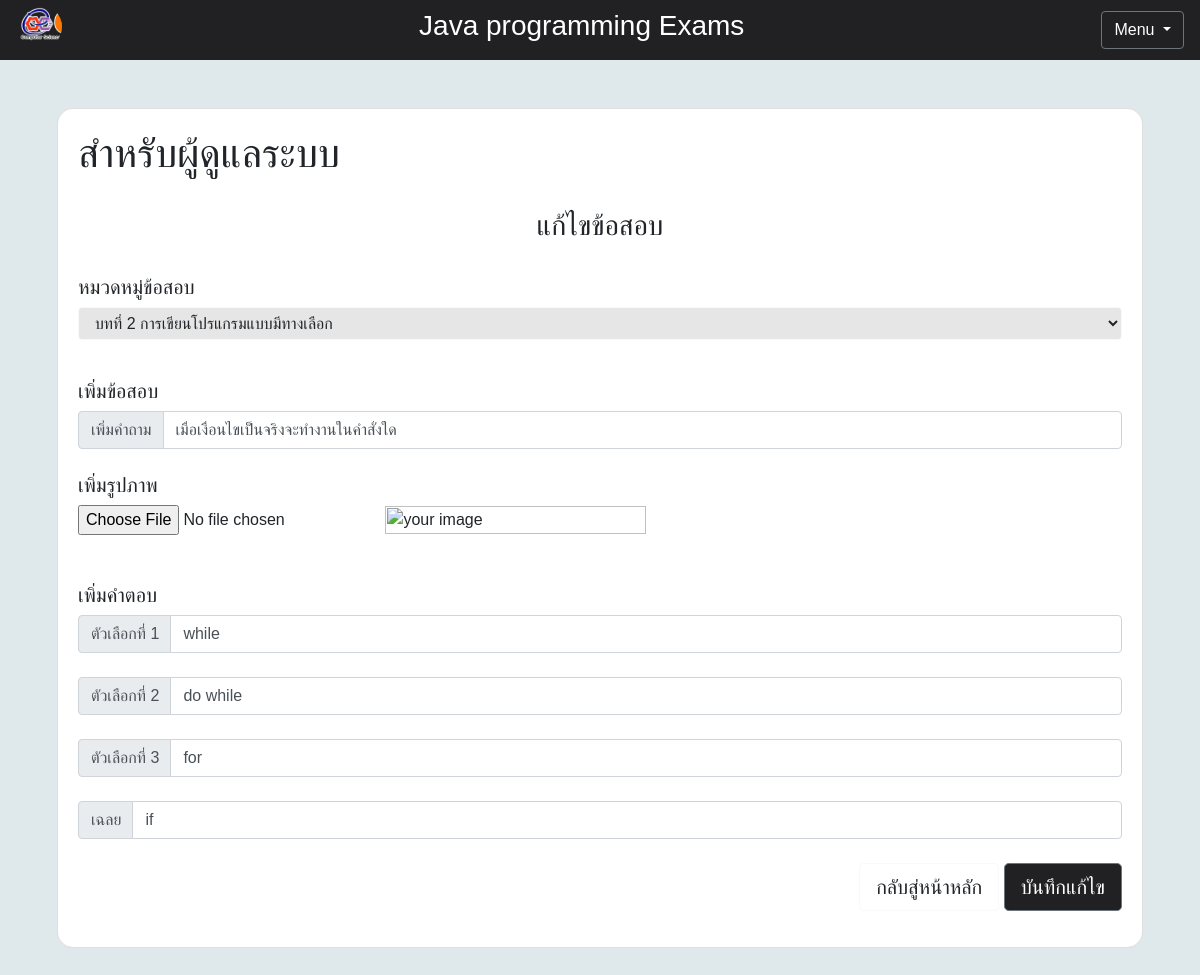
/index.php/Administator/edit2/1, run on the app's committed database.
### tables this page shows
CREATE TABLE `quiz_choice2` (
  `quiz_ID` int(11) NOT NULL,
  `ca_quiz` int(11) NOT NULL,
  `question` text NOT NULL,
  `img_question` text NOT NULL,
  `choice1` text NOT NULL,
  `choice2` text NOT NULL,
  `choice3` text NOT NULL,
  `answer` text NOT NULL
);

### application/controllers/Administator.php (called while the page is built, shortened)
<?php
class Administator extends CI_Controller
{
    function __construct()
    {
        $this->load->database();
        $this->load->model('adminmodel');
        $this->load->library('pagination');
    }
    public function edit2($quiz_ID)
    {
        $data['questedit'] = $this->adminmodel->read2($quiz_ID);
        $this->load->view('css');
        $this->load->view('navbar_Admin');
        $this->load->view('dbedit/dashboardEdit2', $data);
    }
}

### index.php (called while the page is built, shortened)
<?php
require_once BASEPATH.'core/CodeIgniter.php';

### application/models/adminmodel.php (called while the page is built, shortened)
<?php if (!defined('BASEPATH')) exit('No direct script access allowed');
class adminmodel extends CI_Model
{
	public function read2($quiz_ID)
	{
		$this->db->select('*');
		$this->db->from('quiz_choice2');
		$this->db->where('quiz_ID', $quiz_ID);
		$query = $this->db->get();
		if ($query->num_rows() > 0) {
			$data = $query->row();
			return $data;
		}
		return FALSE;
	}
}

### application/views/dbedit/dashboardEdit2.php (the view, shortened to what this page needs)
<link href="https://cdn.jsdelivr.net/npm/bootstrap@5.1.3/dist/css/bootstrap.min.css" rel="stylesheet">
<link rel="stylesheet" href="https://cdn.jsdelivr.net/npm/bootstrap@4.6.2/dist/css/bootstrap.min.css">
<link rel="stylesheet" href="css/style.css">
<link class="jsbin" href="http://ajax.googleapis.com/ajax/libs/jqueryui/1/themes/base/jquery-ui.css" rel="stylesheet" type="text/css" />
<div style="background-color:DFE9EC;">
    <div class="container" style="background-color:DFE9EC;">
        <div class="row">
            <div class="mx-auto">
                <div class="container py-5 h-100">
                    <div class="row d-flex justify-content-center align-items-center ">
                        <div class="col-sm-50 col-md-12">
                            <div class="card shadow-10-strong" style="border-radius: 1rem;">
                                <div class="card-body">
                                    <h1>สำหรับผู้ดูแลระบบ</h1>
                                    <br>
                                    <h3 class="text-center">แก้ไขข้อสอบ</h3>
                                    <br>
                                    <h5>หมวดหมู่ข้อสอบ</h5>
                                    <form action="<?php echo site_url('Administator/editupdate2'); ?>" method="post" class="form-horizontal" enctype="multipart/form-data">
                                        <select class="container btn btn-light dropdown-toggle float-md-left " id="select" data-toggle="dropdown" style="background-color:E6E6E6; text-align:left;" name="selectunit" value="<?php echo $questedit->ca_quiz; ?> ">
                                            <option value="2">บทที่ 2 การเขียนโปรแกรมแบบมีทางเลือก</option>
                                        </select>
                                        <br><br><br>
                                        <h5>เพิ่มข้อสอบ</h5>
                                        <div class="input-group">
                                            <div class="input-group-prepend">
                                                <span class="input-group-text">เพิ่มคำถาม</span>
                                            </div>
                                            <input class="form-control" type="text" name="questionadd" aria-label="With textarea" value="<?php echo $questedit->question; ?>"></input>
                                        </div>
                                        <br>
                                        <h5>เพิ่มรูปภาพ</h5>
                                        <input type="file" id="img" name="img" accept="image/*" onchange="readURL(this); ">
                                        <img id="blah" class="img" src="<?php echo base_url('img'); ?>/<?php echo $questedit->img_question; ?>" alt="your image" width="50%" height="50% " />
                                        <br><br><br>
                                        <h5>เพิ่มคำตอบ</h5>
                                        <div class="input-group">
                                            <div class="input-group-prepend">
                                                <span class="input-group-text">ตัวเลือกที่ 1 </span>
                                            </div>
                                            <input type="text" name="c1" class="form-control" value="<?php echo $questedit->choice1; ?> ">
                                        </div>
                                        <br>
                                        <div class="input-group">
                                            <div class="input-group-prepend">
                                                <span class="input-group-text">ตัวเลือกที่ 2 </span>
                                            </div>
                                            <input type="text" name="c2" class="form-control" value="<?php echo $questedit->choice2; ?> ">
                                        </div>
                                        <br>
                                        <div class="input-group">
                                            <div class="input-group-prepend">
                                                <span class="input-group-text">ตัวเลือกที่ 3 </span>
                                            </div>
                                            <input type="text" name="c3" class="form-control" value="<?php echo $questedit->choice3; ?> ">
                                        </div>
                                        <br>
                                        <div class="input-group">
                                            <div class="input-group-prepend">
                                                <span class="input-group-text">เฉลย </span>
                                            </div>
                                            <input type="text" name="ans" class="form-control" value="<?php echo $questedit->answer; ?> ">
                                        </div>
                                        <br>
                                        <div class="form-group row">
                                            <div class="col-sm-12 text-right">
                                                <button class="btn btn-light btn-lg" type="button" style="background-color:ffffff;" onclick="location.href='<?php echo base_url(); ?>index.php/Administator/dashboardAllu2'">กลับสู่หน้าหลัก</button>
                                                <button type="submit" class="btn btn-secondary btn-lg" style="background-color:212124;">บันทึกแก้ไข</button>
                                            </div>
                                        </div>
                                </div>
                            </div>
                        </div>
                    </div>
                </div>
            </div>
        </div>
    </div>

### css/style.css (style rules this page uses)
* { margin: 0; padding: 0; font-family: "Poppins", sans-serif, bold; }
select { width: 400px; text-align-last:left; }

### data on the page
quiz_choice2: selectunit "บทที่ 2 การเขียนโปรแกรมแบบมีทางเลือก", questionadd "เมื่อเงื่อนไขเป็นจริงจะทำงานในคำสั่งใด", c1 "while", c2 "do while", c3 "for", ans "if"
